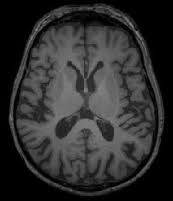
#> input picture data_migration/no/10 no.jpg, 173 x 201 px, found by its file name; its folder holds 4 pictures in this run
$ python segmentation_model_improvement.py
#> lines starting #> are read from the running program, lines starting #| are printed output that depends on the picture; after the words box and inside, x2 and y2 are one past the last pixel; in counts of white or black regions, pixels touching at a corner belong together; pictures that were not available may be replaced by others from this repository, and a replacement may not be noted
#> call 2 of extract_features, with label = 0
#> in extract_features, image is the input picture: shape (201, 173); min 0, max 139, mean 46.7
import numpy as np
import cv2
import os
from sklearn.svm import SVC
from sklearn.model_selection import train_test_split
from sklearn.metrics import accuracy_score
import joblib

# Define the function for preprocessing the image
def preprocess_image(image):
    # Apply Gaussian filter for noise reduction
    image = cv2.GaussianBlur(image, (5, 5), 0)

    # Apply thresholding to segment the image
    _, segmented_image = cv2.threshold(image, 0, 255, cv2.THRESH_BINARY + cv2.THRESH_OTSU)
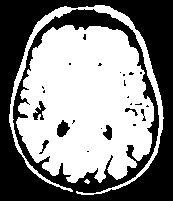
#> segmented_image: shape (201, 173); 53.1% white; 25 black regions (18 under 20 px), largest, box (x1, y1, x2, y2) and area: (0, 0, 173, 201) 15752, (57, 120, 70, 137) 141, (33, 101, 46, 120) 115
#> pass 3 of the loop in extract_features, `for image_path in images:`:
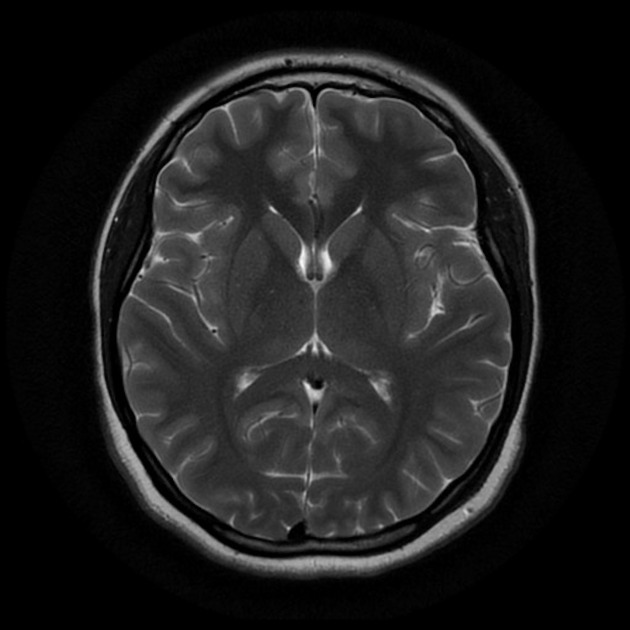
#> input picture data_migration/no/no 94.jpg, 630 x 630 px, found by its file name
#> in extract_features, image is the input picture: shape (630, 630); min 0, max 248, mean 29.7
#> in preprocess_image (call 3), `_, segmented_image = cv2.threshold(image, 0, 255, cv2.THRESH_BINARY + ..`:
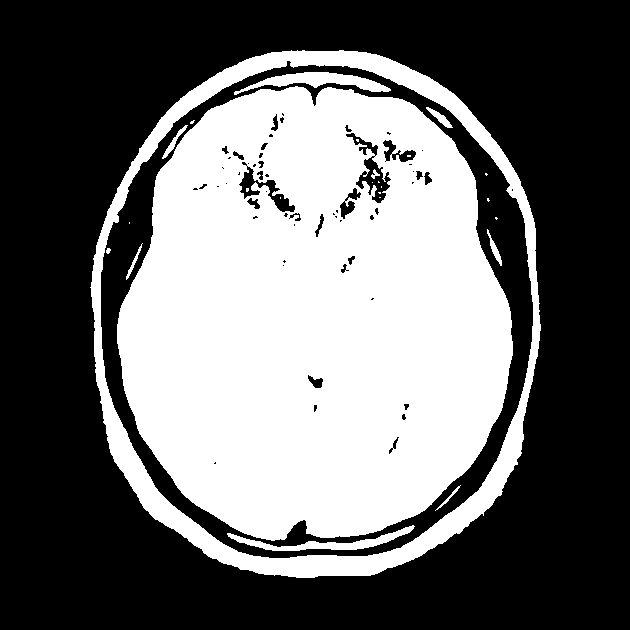
#> segmented_image: shape (630, 630); 41.3% white; 25 white regions (14 under 20 px), largest, box (x1, y1, x2, y2) and area: (117, 86, 513, 541) 137819, (90, 50, 541, 578) 22598, (234, 72, 391, 95) 1411

    return segmented_image

# Load the images from 'yes' and 'no' folders
def load_images(folder):
    images = [os.path.join(folder, f) for f in os.listdir(folder) if f.endswith('.jpg')]
    return images

def extract_features(images, label):
    features = []
    for image_path in images:
        image = cv2.imread(image_path, cv2.IMREAD_GRAYSCALE)
        segmented_image = preprocess_image(image)
        if segmented_image is not None:
            features.append((segmented_image.flatten(), label))
    return features

# Load images and extract features
yes_images = load_images('C:/Users/Ajinkya/Desktop/Final Year project/data_migration/yes')
no_images = load_images('C:/Users/Ajinkya/Desktop/Final Year project/data_migration/no')

# Extract features and labels
tumor_features = extract_features(yes_images, 1)
non_tumor_features = extract_features(no_images, 0)
#> non_tumor_features = 3 items

# Ensure all features have the same shape
min_shape = min([len(f[0]) for f in tumor_features + non_tumor_features])
#> min_shape = 34773
tumor_features = [(f[0][:min_shape], f[1]) for f in tumor_features]
#> tumor_features = []
non_tumor_features = [(f[0][:min_shape], f[1]) for f in non_tumor_features]

# Combine features and shuffle
all_features = tumor_features + non_tumor_features
#> all_features = 3 items
np.random.shuffle(all_features)

# Separate features and labels
X = np.array([f[0] for f in all_features])
y = np.array([f[1] for f in all_features])
#> y = [0, 0, 0]

# Split the data into training and testing sets
X_train, X_test, y_train, y_test = train_test_split(X, y, test_size=0.2, random_state=42)
#> y_train = [0, 0]; y_test = [0]

# Train a classifier using the extracted features
clf = SVC(kernel='linear')
#> (the run stopped early here; a loop or call above may not have finished)
